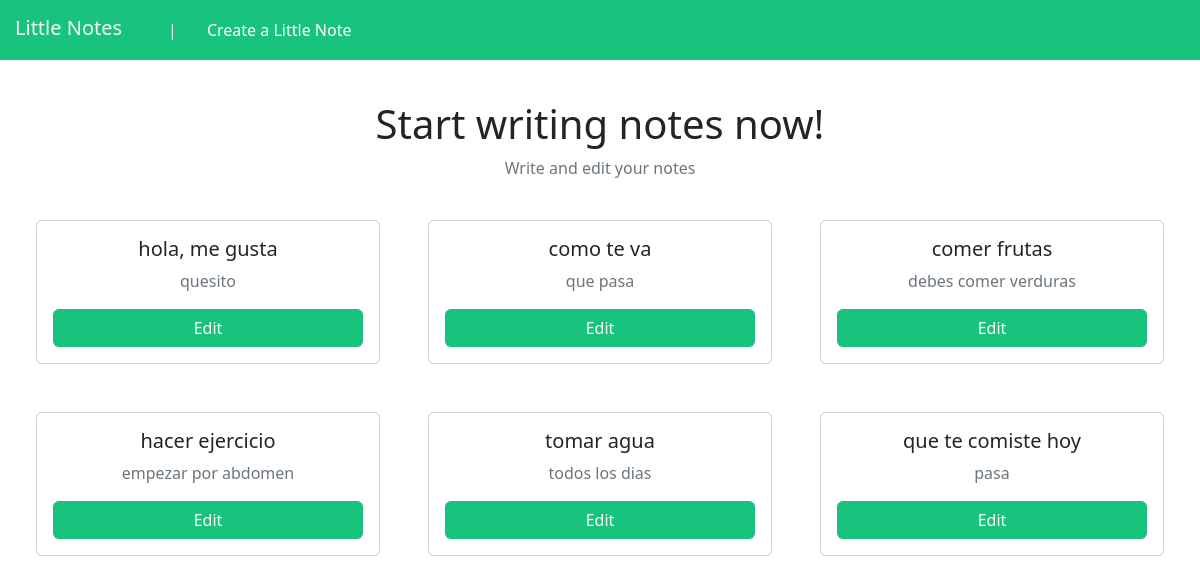
The page / on the database its author committed.
### tables this page shows
CREATE TABLE `notes` (
  `id` int(11) NOT NULL,
  `uuid` varchar(255) NOT NULL,
  `title` varchar(255) NOT NULL,
  `content` text NOT NULL,
  `updated` date NOT NULL
);

### index.php (called while the page is built, shortened)
<?php
require "src/app.php";
?>

### src/lib/Database.php (called while the page is built, shortened)
<?php
class Database{
    private string $host;
    private string $db;
    private string $user;
    private string $password;
    private string $charset;
    public function __construct()
    {
        $this -> host = "localhost";
        $this -> db = "notas";
        $this -> user = "root";
        $this -> password = "";
        $this -> charset = "utf8mb4";
    }
    public function connect(){
        try {
            $connection = "mysql:host={$this->host};dbname={$this->db};charset={$this->charset};";
            $options = [
                PDO::ATTR_ERRMODE => PDO::ERRMODE_EXCEPTION,
                PDO::ATTR_EMULATE_PREPARES => false
            ];
            $pdo = new PDO($connection, $this->user, $this->password, $options);
            return $pdo;
        } catch (PDOException $th) {
            throw $th;
        }
    }
}

### src/models/Note.php (called while the page is built, shortened)
<?php
class Note extends Database {
    private string $uuid;
    public function __construct(private string $title, private string $content)
    {
        $this->uuid = uniqid();
    }
    public static function getAll() {
        $notes =[];
        $db = new Database();
        $query = $db->connect()->query("SELECT * FROM notes");
        while($record = $query->fetch(PDO::FETCH_ASSOC)){
            $note = Note::createFromArray($record);
            array_push($notes, $note);
        }
        return $notes;
    }
    public static function createFromArray($arr): Note {
        $note = new Note($arr['title'], $arr['content']);
        $note -> setUUID($arr['uuid']);
        return $note;
    }
    public function getUUID() {
        return $this->uuid;
    }
    public function setUUID($value) {
        $this->uuid = $value;
    }
    public function getTitle(): string {
        return $this->title;
    }
    public function getContent(): string {
        return $this->content;
    }
}

### src/views/home.php (the view, shortened to what this page needs)
<?php
$notes = Note::getAll();
?>
<!DOCTYPE html>
<html lang="en">
<head>
    <link rel="stylesheet" href="src/views/resources/main.css">
    <?php include 'resources/includes/bootstrap_header.php' ?>
</head>
<body>
    <?php require 'resources/navbar.php' ?>
    <div class="p-4">
    <h1 class="text-center pt-3">Start writing notes now!</h1>
    <p class="text-secondary text-center">Write and edit your notes</p>
    <div class="row justify-content-center align-items-center">
        <?php foreach ($notes as $note) : ?>
            <div class="col-3 card card-body m-4">
                <h5 class="card-title text-center"><?= $note->getTitle() ?></h5>
                <p class="card-text text-center text-secondary"><?= $note->getContent() ?></p>
                <a href="?view=view&id=<?= $note->getUUID(); ?>" class="btn text-light" style="background-color: #17c37d;">Edit</a>
            </div>
        <?php endforeach ?>
    </div>
</body>
</html>

### src/app.php
<?php
if(isset($_GET["view"])){
    $view = $_GET["view"];
    require "src/views/".$view.".php";
} else{
    require "src/views/home.php";
}
?>

### src/views/resources/includes/bootstrap_header.php (shortened to what this page needs)
<link href="https://cdn.jsdelivr.net/npm/bootstrap@5.3.0/dist/css/bootstrap.min.css" rel="stylesheet">

### src/views/resources/navbar.php
<nav class="navbar navbar-expand-lg" style="background-color: #17c37d;">
    <ul>
        <li class="nav-item">
            <a href="?view=home" class="navbar-brand text-light">Little Notes</a>
        </li>
        <li class="nav-item">
            <a href="?view=create" >|</a>
        </li>
        <li class="nav-item">
            <a href="?view=create" >Create a Little Note</a>
        </li>
    </ul>
</nav>

### src/views/resources/main.css (style rules this page uses)
body { font-family: Arial, Helvetica, sans-serif; padding: 0; margin: 0; background-color: #efefef; }
nav { background-color: black; color: white; }
nav ul { list-style: none; padding: 0; margin: 0; display: flex; flex-direction: row; }
nav ul li a { color: white; text-decoration: none; display: block; padding: 10px 15px; }

### rows shown on the page
notes: title "hola, me gusta", content "quesito"
notes: title "como te va", content "que pasa"
notes: title "comer frutas", content "debes comer verduras"
notes: title "hacer ejercicio", content "empezar por abdomen"
notes: title "tomar agua", content "todos los dias"
notes: title "que te comiste hoy", content "pasa"
